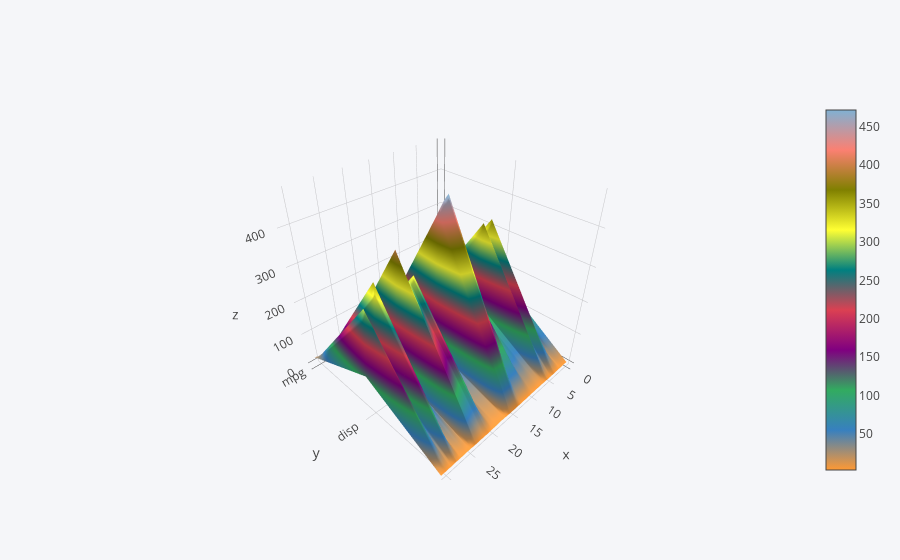

Notebook cell for this chart:
### Markdown cell above
# Surface Graph

### Code cell
cars[['mpg','disp','drat']].iplot(kind='surface')

### Figure 1 — Plotly figure (JSON) as saved in the notebook; plotly's stock layout.template omitted (floating-point values rounded to 4 significant figures)
{"data": [{"colorscale": [[0, "rgb(255, 153, 51)"], [0.1111, "rgb(55, 128, 191)"], [0.2222, "rgb(50, 171, 96)"], [0.3333, "rgb(128, 0, 128)"], [0.4444, "rgb(219, 64, 82)"], [0.5556, "rgb(0, 128, 128)"], [0.6667, "rgb(255, 255, 51)"], [0.7778, "rgb(128, 128, 0)"], [0.8889, "rgb(251, 128, 114)"], [1, "rgb(128, 177, 211)"]], "type": "surface", "uid": "b5cfc678-a399-4cee-9f38-b449f8f4d67b", "x": [0, 1, 2, 3, 4, 5, 6, 7, 8, 9, 10, 11, 12, 13, 14, 15, 16, 17, 18, 19, 20, 21, 22, 23, 24, 25, 26, 27, 28, 29, 30, 31], "y": ["mpg", "disp", "drat"], "z": [[21, 21, 22.8, 21.4, 18.7, 18.1, 14.3, 24.4, 22.8, 19.2, 17.8, 16.4, 17.3, 15.2, 10.4, 10.4, 14.7, 32.4, 30.4, 33.9, 21.5, 15.5, 15.2, 13.3, 19.2, 27.3, 26, 30.4, 15.8, 19.7, 15, 21.4], [160, 160, 108, 258, 360, 225, 360, 146.7, 140.8, 167.6, 167.6, 275.8, 275.8, 275.8, 472, 460, 440, 78.7, 75.7, 71.1, 120.1, 318, 304, 350, 400, 79, 120.3, 95.1, 351, 145, 301, 121], [3.9, 3.9, 3.85, 3.08, 3.15, 2.76, 3.21, 3.69, 3.92, 3.92, 3.92, 3.07, 3.07, 3.07, 2.93, 3, 3.23, 4.08, 4.93, 4.22, 3.7, 2.76, 3.15, 3.73, 3.08, 4.08, 4.43, 3.77, 4.22, 3.62, 3.54, 4.11]]}], "layout": {"legend": {"bgcolor": "#F5F6F9", "font": {"color": "#4D5663"}}, "paper_bgcolor": "#F5F6F9", "plot_bgcolor": "#F5F6F9", "title": {"font": {"color": "#4D5663"}}, "xaxis": {"gridcolor": "#E1E5ED", "showgrid": true, "tickfont": {"color": "#4D5663"}, "title": {"font": {"color": "#4D5663"}, "text": ""}, "zerolinecolor": "#E1E5ED"}, "yaxis": {"gridcolor": "#E1E5ED", "showgrid": true, "tickfont": {"color": "#4D5663"}, "title": {"font": {"color": "#4D5663"}, "text": ""}, "zerolinecolor": "#E1E5ED"}}}
